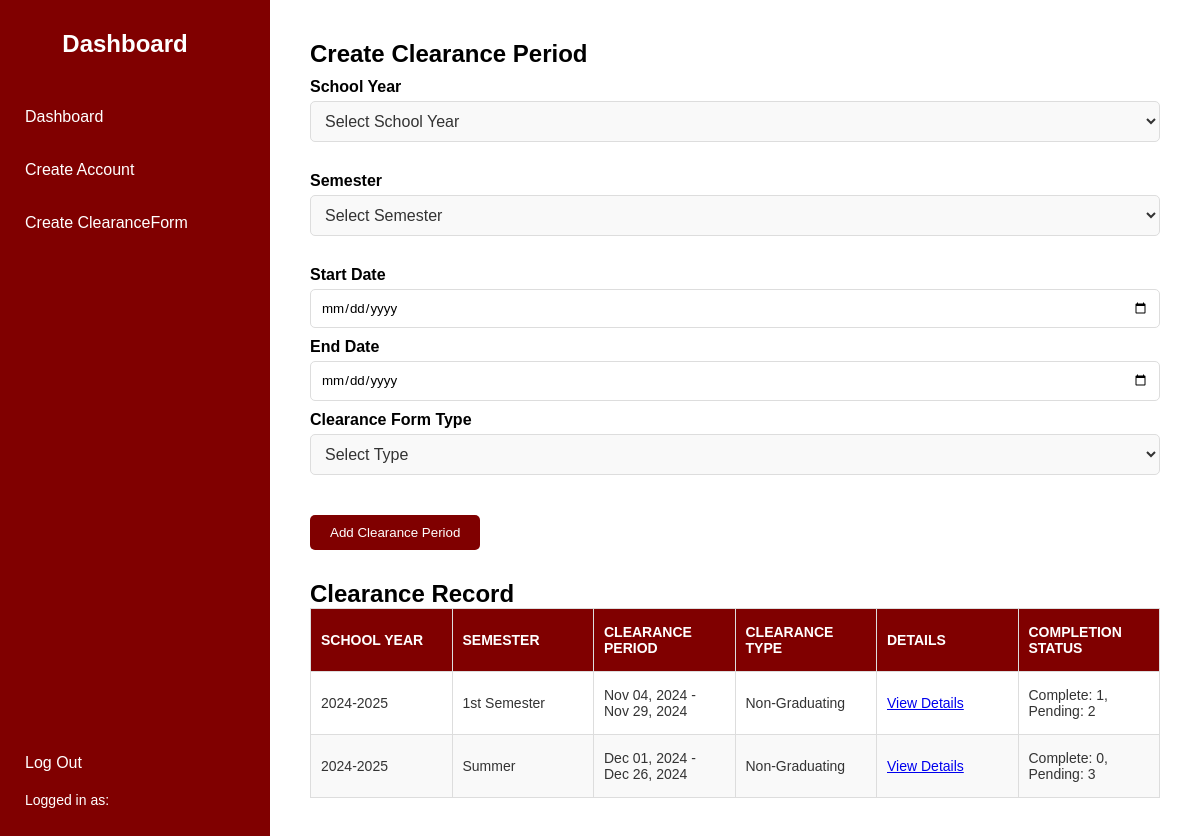
Screenshot of /Admin/Create_Clearanceform.php (signed in) with the database file from the repository.
### tables this page shows
CREATE TABLE `clearance_period` (
  `Cpid` int(11) NOT NULL,
  `school_year` varchar(20) DEFAULT NULL,
  `semester` varchar(20) DEFAULT NULL,
  `startdate` date DEFAULT NULL,
  `enddate` date DEFAULT NULL,
  `clearancetype` varchar(50) DEFAULT NULL
);

### Admin/Create_Clearanceform.php (the view, shortened to what this page needs)
<?php
require_once '../Database/clearancedb.php';
if (!isset($_SESSION['user_email'])) {
    $user_id = $_SESSION['user_id'];
    $statement = $pdo->prepare("SELECT email FROM admin WHERE user_id = ?");
    $statement->execute([$user_id]);
    $email = $statement->fetchColumn();
    $_SESSION['user_email'] = $email;
} else {
    $email = $_SESSION['user_email'];
}
$statement = $pdo->prepare("
    SELECT cp.Cpid, cp.school_year, cp.semester, cp.startdate, cp.enddate, cp.clearancetype,
           SUM(c.status = 'Complete') AS complete_count,
           SUM(c.status = 'Pending') AS pending_count
    FROM clearance_period cp
    LEFT JOIN clearance c ON cp.Cpid = c.Cpid
    GROUP BY cp.Cpid
");
$statement->execute();
$clearance_periods = $statement->fetchAll(PDO::FETCH_ASSOC);
?>
<!DOCTYPE html>
<html lang="en">
<head>
    <link rel="stylesheet" href="Admin_dashboard.css">
    <link rel="stylesheet" href="Create_Clearanceform.css">
</head>
<body>
    <div class="sidebar">
        <h2 class="logo">Dashboard</h2>
        <ul>
            <li><a href="Admin_dashboard.php" class="button">Dashboard</a></li>
            <li><a href="Admin_Create_Account.php" class="button">Create Account</a></li>
            <li><a href="Create_Clearanceform.php" class="button">Create ClearanceForm</a></li>
        </ul>
        <div class="sidebar-bottom">
            <a href="../logout.php" class="button">Log Out</a>
            <p>Logged in as: <?php echo htmlspecialchars($email); ?></p>
        </div>
    </div>
    <div class="main-content">
        <div class="form-container">
            <h2>Create Clearance Period</h2>
            <form method="POST" action="Create_Clearanceform.php">
                <label for="school_year">School Year</label>
                <select id="school_year" name="school_year" required>
                    <option value="" disabled selected>Select School Year</option>
                </select>
                <label for="semester">Semester</label>
                <select id="semester" name="semester" required>
                    <option value="" disabled selected>Select Semester</option>
                </select>
                <label for="start_date">Start Date</label>
                <input type="date" id="start_date" name="start_date" required>
                <label for="end_date">End Date</label>
                <input type="date" id="end_date" name="end_date" required>
                <label for="clearancetype">Clearance Form Type</label>
                <select id="clearancetype" name="clearancetype" required>
                    <option value="" disabled selected>Select Type</option>
                </select>
                <button type="submit">Add Clearance Period</button>
            </form>
        </div>
        <div class="table-container">
            <h2>Clearance Record</h2>
            <table>
                <thead>
                    <tr>
                        <th>School Year</th>
                        <th>Semester</th>
                        <th>Clearance Period</th>
                        <th>Clearance Type</th>
                        <th>Details</th>
                        <th>Completion Status</th>
                    </tr>
                </thead>
                <tbody>
                    <?php foreach ($clearance_periods as $period): ?>
                        <tr>
                            <td><?php echo $period['school_year']; ?></td>
                            <td><?php echo $period['semester']; ?></td>
                            <td><?php echo date('M d, Y', strtotime($period['startdate'])) . " - " . date('M d, Y', strtotime($period['enddate'])); ?></td>
                            <td><?php echo htmlspecialchars($period['clearancetype']); ?></td>
                            <td><a href="ClearanceStudentsAdm.php?cpid=<?php echo $period['Cpid']; ?>">View Details</a></td>
                            <td>
                                Complete: <?php echo $period['complete_count'] ?: 0; ?>,
                                Pending: <?php echo $period['pending_count'] ?: 0; ?>
                            </td>
                        </tr>
                    <?php endforeach; ?>
                </tbody>
            </table>
        </div>
    </div>
</body>
</html>

### Admin/Admin_dashboard.css (style rules this page uses)
* { margin: 0; padding: 0; box-sizing: border-box; font-family: "Poppins", sans-serif; }
body { font-family: 'Arial', sans-serif; display: flex; min-height: 100vh; background-color: maroon; }
.sidebar { width: 250px; background-color: maroon; color: white; padding: 20px 15px; position: fixed; top: 0; left: 0; bottom: 0; height: 100vh; overflow-y: auto; z-index: 1000; }
.logo { font-size: 24px; font-weight: bold; text-align: left; margin-bottom: 20px; }
.sidebar ul { list-style: none; padding-left: 0; }
.sidebar ul li { margin-bottom: 15px; }
.sidebar ul li a { display: flex; align-items: center; gap: 10px; font-size: 16px; color: white; text-decoration: none; padding: 10px; border-radius: 5px; text-align: left; transition: background-color 0.3s ease; }
.sidebar-bottom { margin-top: auto; text-align: left; padding-top: 10px; }
.sidebar-bottom a.button { display: flex; align-items: center; gap: 10px; font-size: 16px; text-align: left; color: white; }
.sidebar-bottom p { font-size: 14px; color: white; text-align: left; margin-top: 10px; }
.main-content { margin-left: 270px; padding: 40px; background-color: #fff; height: 100vh; overflow-y: auto; width: calc(100% - 270px); }
form select { padding: 10px; font-size: 16px; border-radius: 5px; border: 1px solid #ccc; background-color: #f9f9f9; color: #333; margin-bottom: 20px; }
table { width: 100%; border-collapse: collapse; table-layout: fixed; }
table th, table td { padding: 15px 10px; text-align: left; border-bottom: 1px solid #ddd; }
table th { background-color: maroon; color: white; text-transform: uppercase; font-size: 14px; }
table td { color: #333; font-size: 14px; word-wrap: break-word; }
table tr:nth-child(even) { background-color: #f9f9f9; }

### Admin/Create_Clearanceform.css (style rules this page uses)
.main-content { margin-left: 270px; padding: 40px; background-color: #fff; height: 100vh; overflow-y: auto; }
.form-container { margin-bottom: 30px; }
.form-container label { display: block; margin-top: 10px; font-weight: bold; }
.form-container input, .form-container select { width: 100%; padding: 10px; margin-top: 5px; border: 1px solid #ddd; border-radius: 5px; }
.form-container button { margin-top: 20px; padding: 10px 20px; background-color: maroon; color: white; border: none; border-radius: 5px; cursor: pointer; }
.table-container { margin-top: 30px; }
table { width: 100%; border-collapse: collapse; }
table, th, td { border: 1px solid #ddd; padding: 8px; text-align: center; }
th { background-color: maroon; color: white; }
tr:nth-child(even) { background-color: #f9f9f9; }

### Admin/Create_Clearanceform.php (style rules this page uses)
.sidebar { display: flex; flex-direction: column; justify-content: space-between; height: 100vh; width: 250px; background-color: #800000; }
.logo { text-align: center; padding: 10px; color: #fff; }
ul { list-style-type: none; padding: 0; }
li { margin: 10px 0; }
a.button, p { display: block; padding: 10px; color: white; text-decoration: none; text-align: center; }
.sidebar-bottom { margin-top: auto; text-align: center; }
.sidebar-bottom a.button { margin-bottom: 0; }
.sidebar-bottom p { margin-top: 0; }

### rows the page displays
clearance_period: school_year "2024-2025", semester "1st Semester", startdate "Nov 04, 2024", enddate "Nov 29, 2024", clearancetype "Non-Graduating", complete_count "1", pending_count "2"
clearance_period: school_year "2024-2025", semester "Summer", startdate "Dec 01, 2024", enddate "Dec 26, 2024", clearancetype "Non-Graduating", complete_count "0", pending_count "3"
